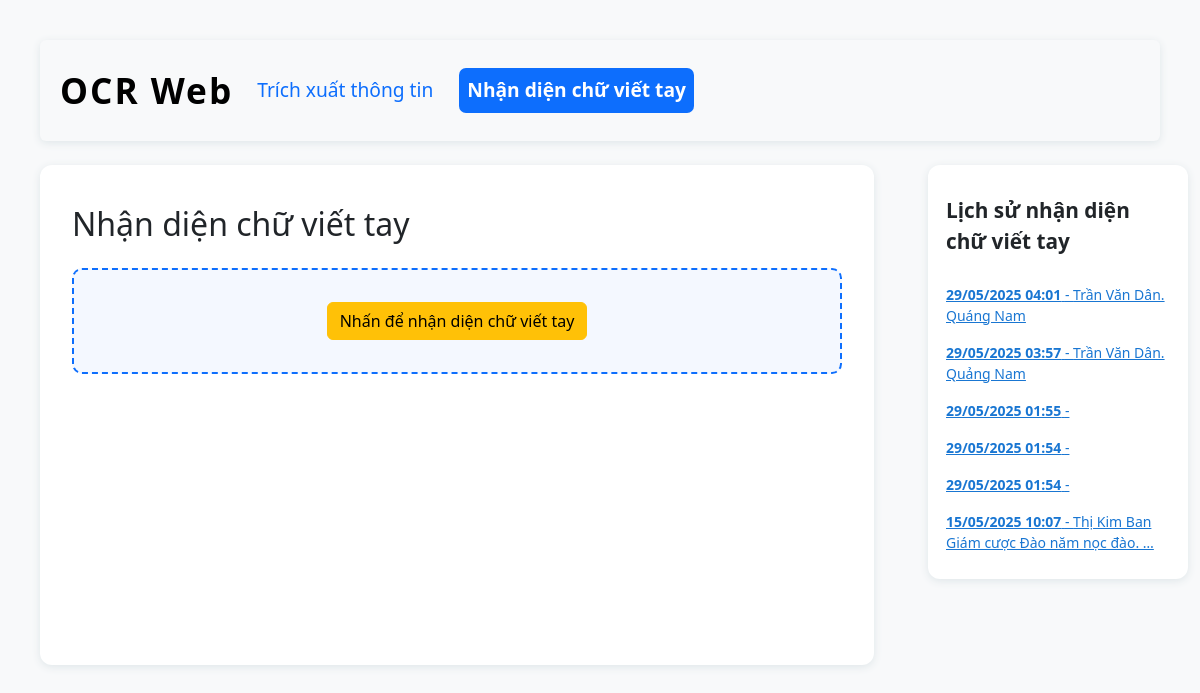
Page /handwriting/ on the committed database.
### ocrapp/models.py (models this page shows, shortened)
class HandwritingResult(models.Model):
    image = models.ImageField(upload_to='uploads/', null=True, blank=True)
    text = models.TextField()
    created_at = models.DateTimeField(auto_now_add=True)

### ocrapp/views.py (the view, shortened to what this page needs)
# urls.py: path('handwriting/', views.handwriting, name='handwriting'),
def handwriting(request):
    import requests
    history = HandwritingResult.objects.order_by('-created_at')[:10]
    results = []
    image_base64 = None
    image_file = None
    context = {'results': results, 'image_base64': image_base64, 'history': history}
    return render(request, 'handwriting.html', context)

### templates/handwriting.html (shortened to what this page needs)
{% extends "index.html" %}
{% block sidebar %}
<div class="sidebar">
    <div class="sidebar-title">Lịch sử nhận diện chữ viết tay</div>
    <ul class="list-group">
    {% for item in history %}
        <li class="list-group-item small">
            <a href="{% url 'handwriting_detail' item.id %}" class="handwriting-history-link">
                <b>{{ item.created_at|date:'d/m/Y H:i' }}</b> - {{ item.text|truncatechars:40 }}
            </a>
        </li>
    {% empty %}
        <li class="list-group-item">Chưa có lịch sử.</li>
    {% endfor %}
    </ul>
</div>
{% endblock %}
{% block content %}
<h2 class="mb-4">Nhận diện chữ viết tay</h2>
<form class="upload-box mb-4" method="get" id="handwritingForm">
    <button type="submit" class="btn btn-warning">
        Nhấn để nhận diện chữ viết tay
    </button>
</form>
{% endblock %}

### templates/index.html (style rules this page uses)
body { padding: 40px; background-color: #f8f9fa; }
.sidebar { min-width: 260px; max-width: 260px; background: #fff; border-radius: 12px; box-shadow: 0 2px 8px #dfe6e9; padding: 30px 18px 18px 18px; margin-left: 30px; height: fit-content; }
.sidebar .sidebar-title { font-size: 1.3rem; font-weight: bold; margin-bottom: 18px; }
.sidebar .list-group-item { border: none; background: none; padding-left: 0; padding-right: 0; }
.sidebar .list-group-item a { color: #1976d2; text-decoration: underline; font-weight: 500; }
.upload-box { border: 2px dashed #0d6efd; border-radius: 10px; padding: 32px 24px; background: #f4f8ff; text-align: center; margin-bottom: 32px; }

### rows in the picture
HandwritingResult: created_at "29/05/2025 04:01", text "Trần Văn Dân. Quáng Nam"
HandwritingResult: created_at "29/05/2025 03:57", text "Trần Văn Dân. Quảng Nam"
HandwritingResult: created_at "29/05/2025 01:55"
HandwritingResult: created_at "29/05/2025 01:54"
HandwritingResult: created_at "29/05/2025 01:54"
HandwritingResult: created_at "15/05/2025 10:07", text "Thị Kim Ban Giám cược Đào năm nọc đào. …"
